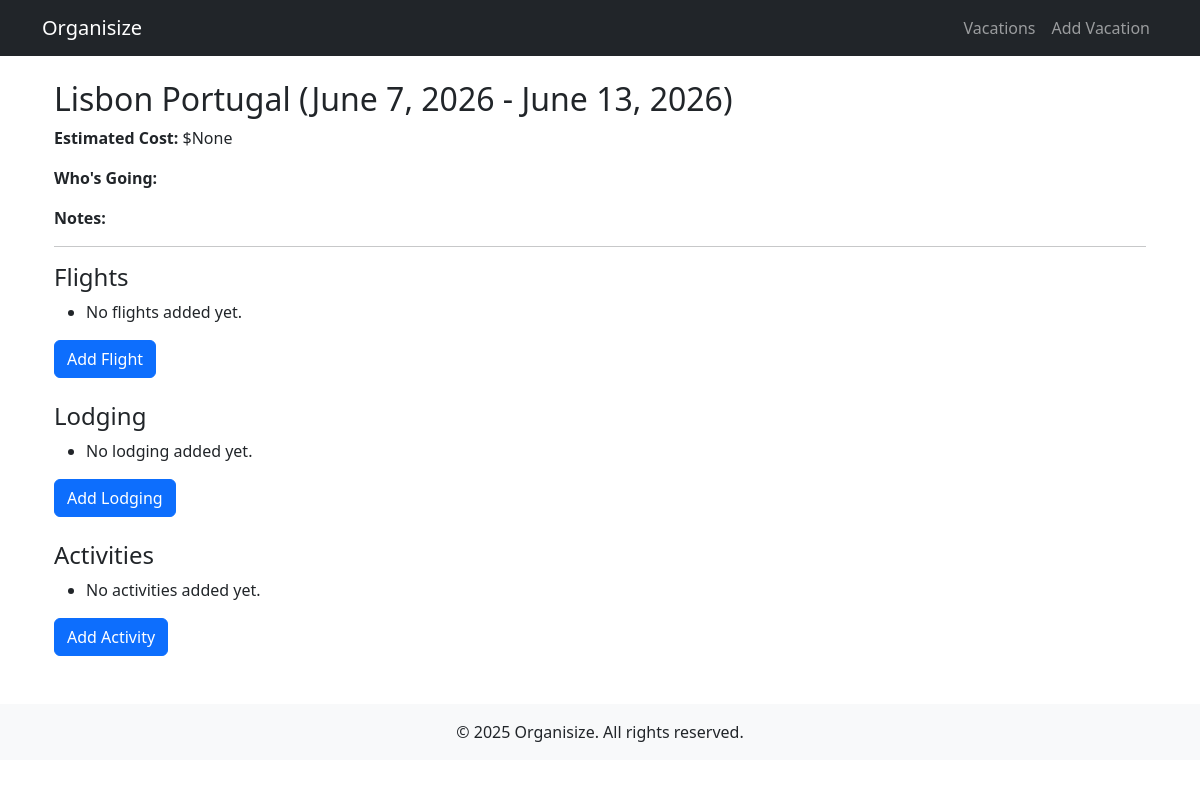
The app's page /vacations/1/, older data.
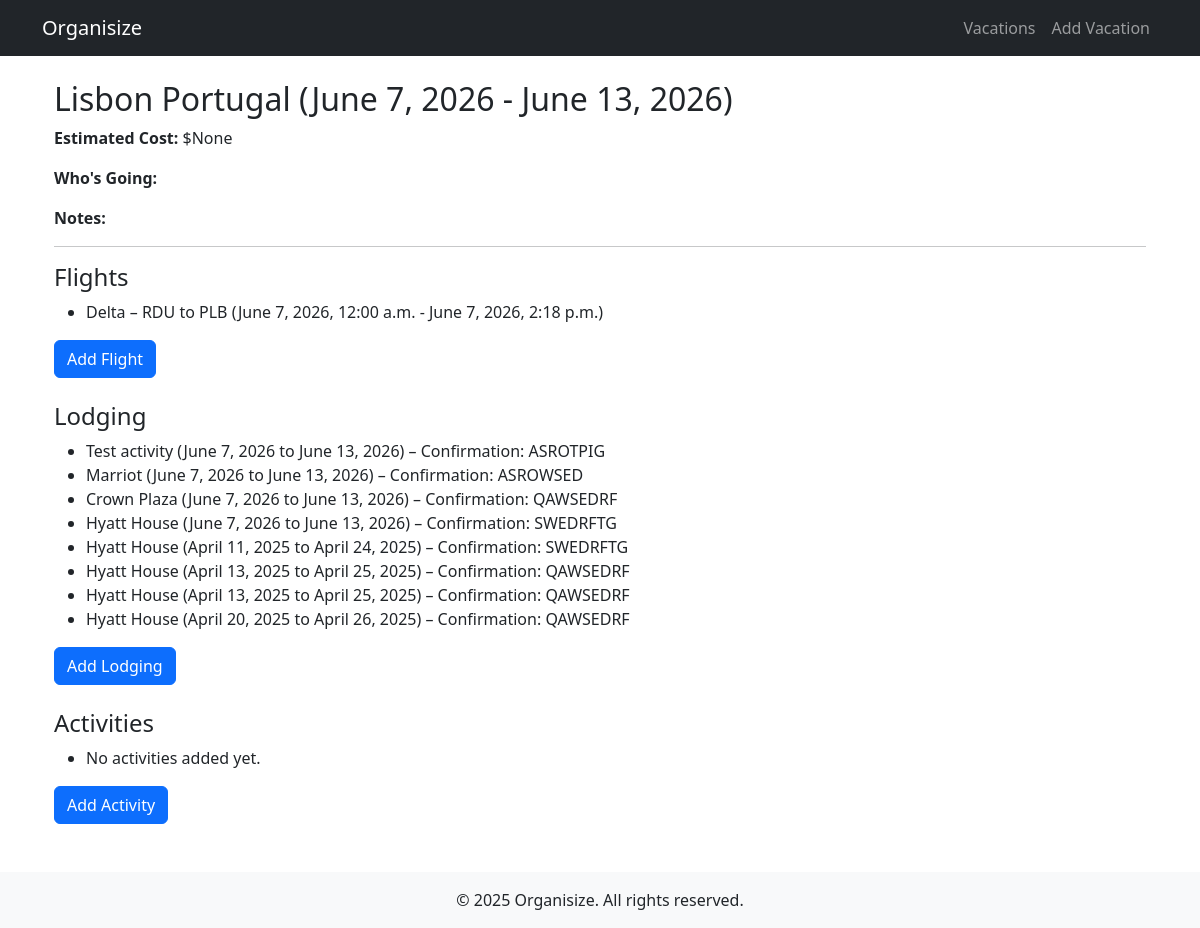
The same page, newer data.
### planner/models.py (models this page shows)
class Flight(models.Model):
    vacation = models.ForeignKey(
        VacationPlan, on_delete=models.CASCADE, related_name="flights"
    )
    airline = models.CharField(max_length=100)
    confirmation = models.CharField(max_length=100)
    departure_airport = models.CharField(max_length=100)
    arrival_airport = models.CharField(max_length=100)
    departure_time = models.DateTimeField()
    arrival_time = models.DateTimeField()

class Lodging(models.Model):
    vacation = models.ForeignKey(
        VacationPlan, on_delete=models.CASCADE, related_name="lodgings"
    )
    confirmation = models.CharField(max_length=100)
    name = models.CharField(max_length=200)
    check_in = models.DateField()
    check_out = models.DateField()

### planner/views.py (the view)
# urls.py: path("vacations/<int:pk>/", views.vacation_detail, name="vacation_detail"),
def vacation_detail(request, pk):
    vacation = get_object_or_404(VacationPlan, pk=pk)
    flights = Flight.objects.filter(vacation=vacation)
    lodgings = Lodging.objects.filter(vacation=vacation)
    activities = Activity.objects.filter(vacation=vacation)
    flight_form = FlightForm()
    lodging_form = LodgingForm()
    activity_form = ActivityForm()
    return render(
        request,
        "planner/vacation_detail.html",
        {
            "vacation": vacation,
            "flight_form": flight_form,
            "lodging_form": lodging_form,
            "activity_form": activity_form,
            "flights": flights,
            "lodgings": lodgings,
            "activities": activities,
        },
    )

### planner/templates/planner/vacation_detail.html (shortened to what this page needs)
{% extends 'base.html' %}
{% load static %}
{% block content %}
<div class="container mt-4">
    <h2>{{ vacation.destination }} ({{ vacation.start_date }} - {{ vacation.end_date }})</h2>
    <p><strong>Estimated Cost:</strong> ${{ vacation.estimated_cost }}</p>
    <p><strong>Who's Going:</strong> {{ vacation.whos_going }}</p>
    <p><strong>Notes:</strong> {{ vacation.notes }}</p>
    <hr>
    <h4>Flights</h4>
    <ul>
        {% for flight in vacation.flights.all %}
        <li>
            {{ flight.airline }} – {{ flight.departure_airport }} to {{ flight.arrival_airport }}
            ({{ flight.departure_time|date:"F j, Y, g:i a" }} - {{ flight.arrival_time|date:"F j, Y, g:i a" }})
        </li>
        {% empty %}
        <li>No flights added yet.</li>
        {% endfor %}
    </ul>
    <button class="btn btn-primary" data-bs-toggle="modal" data-bs-target="#flightModal">Add Flight</button>
    <h4 class="mt-4">Lodging</h4>
    <ul>
        {% for lodging in vacation.lodgings.all %}
        <li>
            {{ lodging.name }} ({{ lodging.check_in|date:"F j, Y" }} to {{ lodging.check_out|date:"F j, Y" }})
            – Confirmation: {{ lodging.confirmation }}
        </li>
        {% empty %}
        <li>No lodging added yet.</li>
        {% endfor %}
    </ul>
    <button class="btn btn-primary" data-bs-toggle="modal" data-bs-target="#lodgingModal">Add Lodging</button>
    <h4 class="mt-4">Activities</h4>
    <ul>
        {% for activity in vacation.activities.all %}
        <li>{{ activity.name }} on {{ activity.date }} at {{ activity.start_time }}</li>
        {% empty %}
        <li>No activities added yet.</li>
        {% endfor %}
    </ul>
    <button class="btn btn-primary" data-bs-toggle="modal" data-bs-target="#activityModal">Add Activity</button>
</div>
{% endblock %}

Row changes from the older to the newer data that the page shows:
added Flight: airline "Delta", departure_airport "RDU", arrival_airport "PLB", departure_time "June 7, 2026, 12:00 a.m.", arrival_time "June 7, 2026, 2:18 p.m."
added Lodging: name "Test activity", check_in "June 7, 2026", check_out "June 13, 2026", confirmation "ASROTPIG"
added Lodging: name "Marriot", check_in "June 7, 2026", check_out "June 13, 2026", confirmation "ASROWSED"
added Lodging: name "Crown Plaza", check_in "June 7, 2026", check_out "June 13, 2026", confirmation "QAWSEDRF"
added Lodging: name "Hyatt House", check_in "June 7, 2026", check_out "June 13, 2026", confirmation "SWEDRFTG"
added Lodging: name "Hyatt House", check_in "April 11, 2025", check_out "April 24, 2025", confirmation "SWEDRFTG"
added Lodging: name "Hyatt House", check_in "April 13, 2025", check_out "April 25, 2025", confirmation "QAWSEDRF"
added Lodging: name "Hyatt House", check_in "April 13, 2025", check_out "April 25, 2025", confirmation "QAWSEDRF"
added Lodging: name "Hyatt House", check_in "April 20, 2025", check_out "April 26, 2025", confirmation "QAWSEDRF"
Text that changed along with them:
text no longer shown: "No flights added yet. No lodging added yet."
